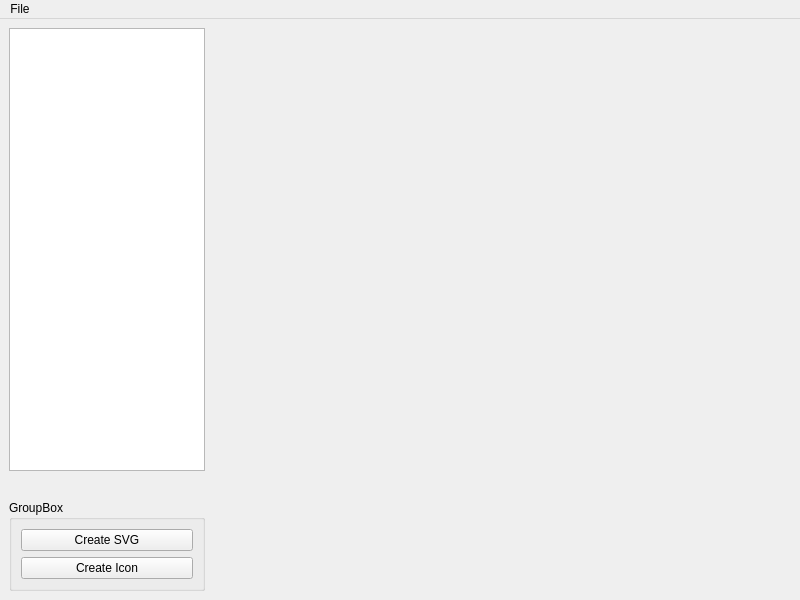
<?xml version="1.0" encoding="UTF-8"?>
<ui version="4.0">
 <class>MainWindow</class>
 <widget class="QMainWindow" name="MainWindow">
  <property name="geometry">
   <rect>
    <x>0</x>
    <y>0</y>
    <width>800</width>
    <height>600</height>
   </rect>
  </property>
  <property name="windowTitle">
   <string>MainWindow</string>
  </property>
  <widget class="QWidget" name="centralwidget">
   <layout class="QHBoxLayout" name="horizontalLayout_2" stretch="1,3">
    <item>
     <layout class="QVBoxLayout" name="verticalLayout_2">
      <item>
       <widget class="QTreeView" name="projectTreeView"/>
      </item>
      <item>
       <widget class="QToolBar" name="toolBar"/>
      </item>
      <item>
       <widget class="QGroupBox" name="groupBox">
        <property name="title">
         <string>GroupBox</string>
        </property>
        <layout class="QVBoxLayout" name="verticalLayout">
         <item>
          <widget class="QPushButton" name="pushButton_2">
           <property name="text">
            <string>Create SVG</string>
           </property>
          </widget>
         </item>
         <item>
          <widget class="QPushButton" name="pushButton_3">
           <property name="text">
            <string>Create Icon</string>
           </property>
          </widget>
         </item>
        </layout>
       </widget>
      </item>
     </layout>
    </item>
    <item>
     <layout class="QVBoxLayout" name="centralLyt"/>
    </item>
   </layout>
  </widget>
  <widget class="QMenuBar" name="menubar">
   <property name="geometry">
    <rect>
     <x>0</x>
     <y>0</y>
     <width>800</width>
     <height>25</height>
    </rect>
   </property>
   <widget class="QMenu" name="menuTest">
    <property name="title">
     <string>File</string>
    </property>
    <addaction name="actionNew_Project"/>
    <addaction name="actionOpen_Set"/>
    <addaction name="actionSave_set"/>
    <addaction name="actionClose_set"/>
    <addaction name="separator"/>
    <addaction name="actionQuit"/>
   </widget>
   <addaction name="menuTest"/>
  </widget>
  <action name="actionNew_Project">
   <property name="text">
    <string>New set</string>
   </property>
   <property name="shortcut">
    <string>Ctrl+N</string>
   </property>
  </action>
  <action name="actionOpen_Set">
   <property name="text">
    <string>Open set</string>
   </property>
   <property name="shortcut">
    <string>Ctrl+O</string>
   </property>
  </action>
  <action name="actionClose_set">
   <property name="text">
    <string>Close set</string>
   </property>
   <property name="shortcut">
    <string>Ctrl+W</string>
   </property>
  </action>
  <action name="actionQuit">
   <property name="text">
    <string>Quit</string>
   </property>
   <property name="shortcut">
    <string>Ctrl+Q</string>
   </property>
  </action>
  <action name="actionSave_set">
   <property name="text">
    <string>Save set</string>
   </property>
   <property name="shortcut">
    <string>Ctrl+S</string>
   </property>
  </action>
 </widget>
 <resources/>
 <connections/>
</ui>
